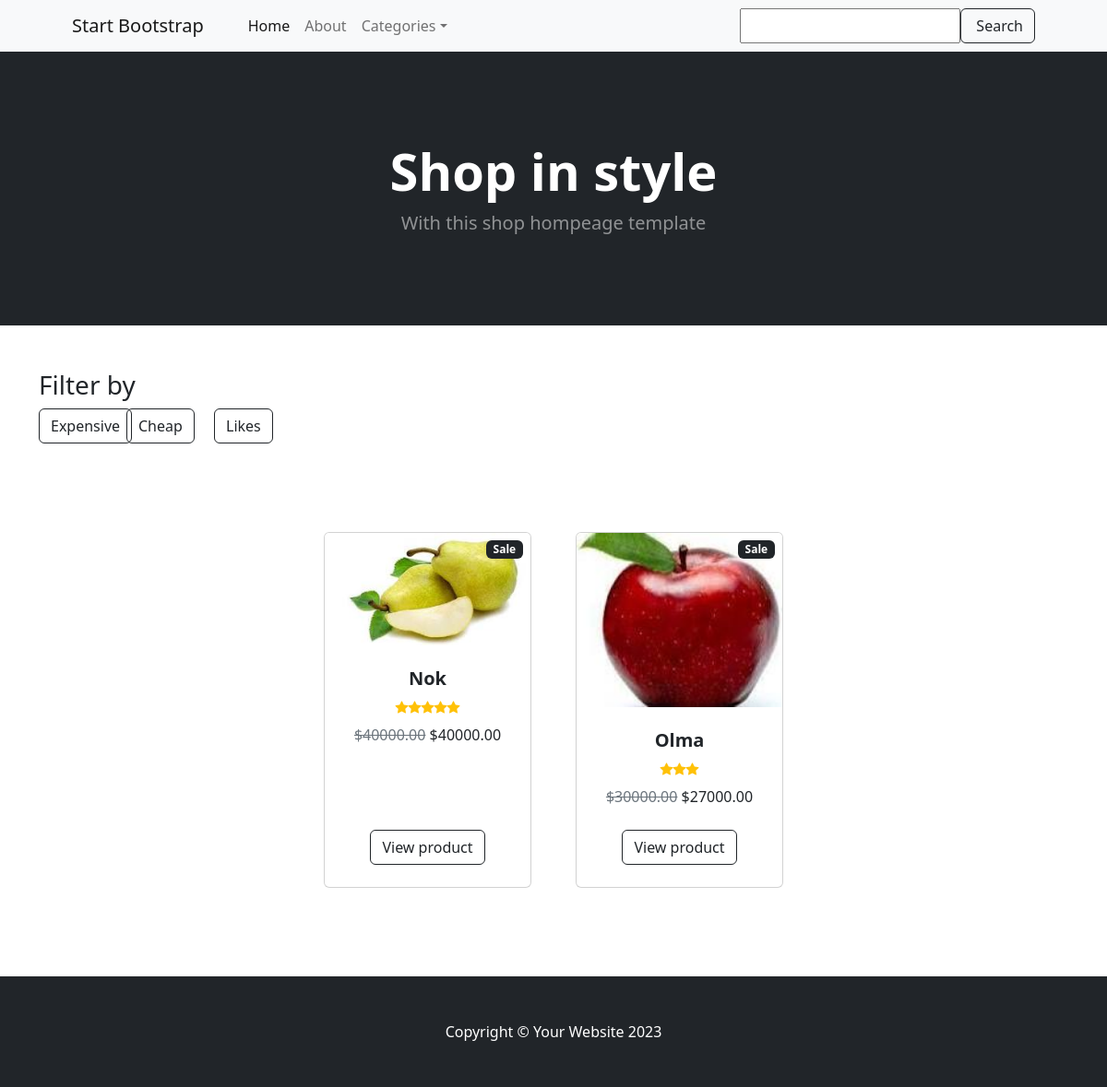
The page /shop/home/ on the database as committed earlier.
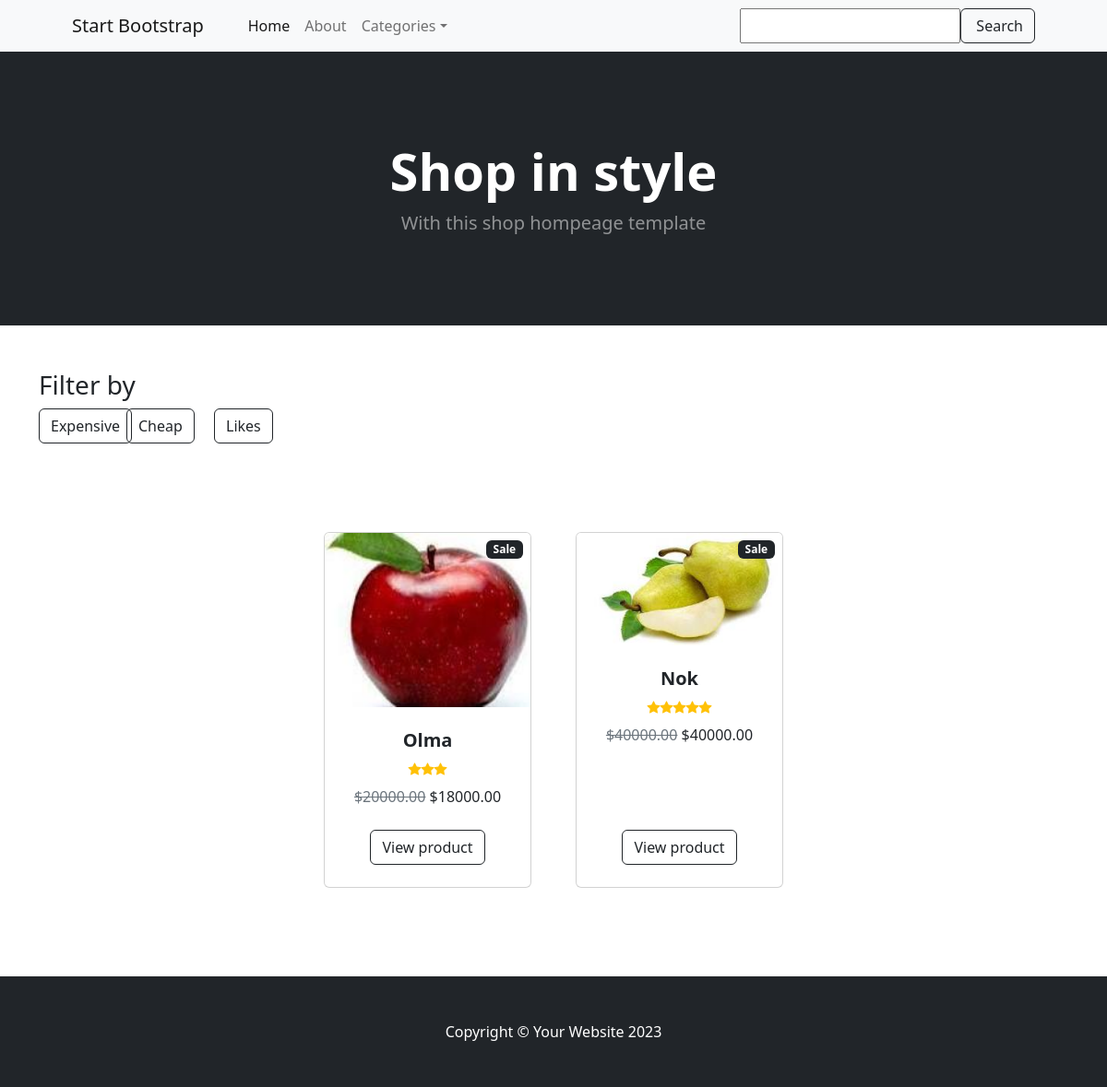
The same page on the database as committed later.
### shop/models.py (models this page shows, shortened)
class BaseModel(models.Model):
    created_at = models.DateTimeField(auto_now_add=True)
    updated_at = models.DateTimeField(auto_now=True)
    class Meta:
        abstract = True

class Product(BaseModel):
    class RatingChoice(models.IntegerChoices):
        ONE = 1
        TWO = 2
        THREE = 3
        FOUR = 4
        FIVE = 5
    name = models.CharField(max_length=255, unique=True)
    description = models.TextField(null=True, blank=True)
    price = models.DecimalField(max_digits=14, decimal_places=2)
    image = models.ImageField(upload_to='images/')
    discount = models.PositiveIntegerField(default=0)
    category = models.ForeignKey(Category, on_delete=models.CASCADE, related_name='products')
    rating = models.PositiveIntegerField(choices=RatingChoice.choices, default=RatingChoice.ONE.value)
    quantity = models.PositiveIntegerField(default=1)
    @property
    def discounted_price(self):
        if self.discount > 0:
            self.price = self.price * Decimal(1 - self.discount / 100)
        return Decimal(f'{self.price}').quantize(Decimal('0.00'))

### shop/views.py (the view)
# urls.py: path('home/', index, name='index'),
def index(request):
    products = Product.objects.all().order_by('-updated_at')
    categories = Category.objects.all().order_by('-updated_at')
    return render(request, 'shop/home.html',  context={'products': products, 'categories': categories})

### shop/templates/shop/home.html (shortened to what this page needs)
{% load static %}
<!DOCTYPE html>
<html lang="en">
<head>
    <link href="https://cdn.jsdelivr.net/npm/bootstrap-icons@1.5.0/font/bootstrap-icons.css" rel="stylesheet"/>
    <link href="{% static 'shop/css/styles.css' %}" rel="stylesheet"/>
</head>
<body>
<nav class="navbar navbar-expand-lg navbar-light bg-light">
    <div class="container px-4 px-lg-5">
        <a class="navbar-brand" href="#!">Start Bootstrap</a>
        <div class="collapse navbar-collapse" id="navbarSupportedContent">
            <ul class="navbar-nav me-auto mb-2 mb-lg-0 ms-lg-4">
                <li class="nav-item"><a class="nav-link active" aria-current="page" href="{% url 'index' %}">Home</a></li>
                <li class="nav-item"><a class="nav-link" href="#!">About</a></li>
                <li class="nav-item dropdown">
                    <a class="nav-link dropdown-toggle" id="navbarDropdown" href="#" role="button"
                       data-bs-toggle="dropdown" aria-expanded="false">Categories</a>
                </li>
            </ul>
            <form class="d-flex">
                <input type="text" class="form-contro">
                <button class="btn btn-outline-dark" type="submit">
                    Search
                </button>
            </form>
        </div>
    </div>
</nav>
<header class="bg-dark py-5">
    <div class="container px-4 px-lg-5 my-5">
        <div class="text-center text-white">
            <h1 class="display-4 fw-bolder">Shop in style</h1>
            <p class="lead fw-normal text-white-50 mb-0">With this shop hompeage template</p>
        </div>
    </div>
</header>
<div class="container mt-5">
    <div class="text-left">
        <h3>Filter by</h3>
    </div>
    <div class="row">
        <div class="col-1">
            <a class="btn btn-outline-dark mt-auto" href="#"> Expensive </a>
        </div>
        <div class="col-1">
            <a class="btn btn-outline-dark mt-auto" href="#"> Cheap </a>
        </div>
        <div class="col-1">
            <a class="btn btn-outline-dark mt-auto" href="#"> Likes </a>
        </div>
    </div>
</div>
<section class="py-5">
    <div class="container px-4 px-lg-5 mt-5">
        <div class="row gx-4 gx-lg-5 row-cols-2 row-cols-md-3 row-cols-xl-4 justify-content-center">
            {% for product in products %}
                <div class="col mb-5">
                    <div class="card h-100">
                        <div class="badge bg-dark text-white position-absolute" style="top: 0.5rem; right: 0.5rem">Sale
                        </div>
                        <img class="card-img-top" src="{{ product.image.url }}" alt="..."/>
                        <div class="card-body p-4">
                            <div class="text-center">
                                <h5 class="fw-bolder">{{ product.name }}</h5>
                                <div class="d-flex justify-content-center small text-warning mb-2">
                                    {% for item in "any"|ljust:product.rating %}
                                    <div class="bi-star-fill"></div>
                                    {%  endfor%}
                                </div>
                                <span class="text-muted text-decoration-line-through">${{ product.price }}</span>
                                ${{ product.discounted_price }}
                            </div>
                        </div>
                        <div class="card-footer p-4 pt-0 border-top-0 bg-transparent">
                            <div class="text-center"><a class="btn btn-outline-dark mt-auto" href="{% url 'product_detail' product.id %}">View product</a></div>
                        </div>
                    </div>
                </div>
            {% empty %}
                <p class="text-center">No products found in this category.</p>
            {% endfor %}
        </div>
    </div>
</section>
<footer class="py-5 bg-dark">
    <div class="container"><p class="m-0 text-center text-white">Copyright &copy; Your Website 2023</p></div>
</footer>
</body>
</html>

Rows that differ between the two databases and show on the page:
changed Product "Olma": price "30000.00" → "20000.00"; discounted_price "27000.00" → "18000.00"; moves up the list
